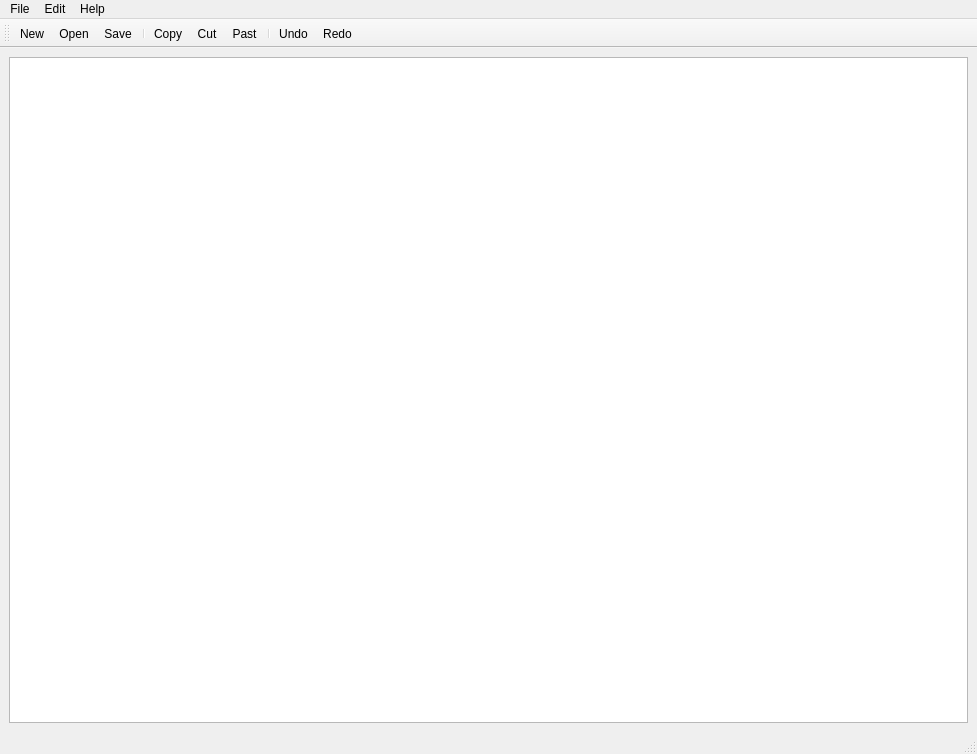
<?xml version="1.0" encoding="UTF-8"?>
<ui version="4.0">
 <class>MainWindow</class>
 <widget class="QMainWindow" name="MainWindow">
  <property name="geometry">
   <rect>
    <x>0</x>
    <y>0</y>
    <width>977</width>
    <height>754</height>
   </rect>
  </property>
  <property name="windowTitle">
   <string>MainWindow</string>
  </property>
  <property name="windowIcon">
   <iconset>
    <normalon>:/newPrefix/images/codepy.png</normalon>
   </iconset>
  </property>
  <widget class="QWidget" name="centralwidget">
   <layout class="QVBoxLayout" name="verticalLayout">
    <item>
     <widget class="QPlainTextEdit" name="plainTextEdit"/>
    </item>
   </layout>
  </widget>
  <widget class="QMenuBar" name="menubar">
   <property name="geometry">
    <rect>
     <x>0</x>
     <y>0</y>
     <width>977</width>
     <height>26</height>
    </rect>
   </property>
   <widget class="QMenu" name="menuFile">
    <property name="title">
     <string>File</string>
    </property>
    <addaction name="actionNew"/>
    <addaction name="actionOpen"/>
    <addaction name="actionSave"/>
    <addaction name="actionSaveAs"/>
   </widget>
   <widget class="QMenu" name="menuEdit">
    <property name="title">
     <string>Edit</string>
    </property>
    <addaction name="actionCopy"/>
    <addaction name="actionCut"/>
    <addaction name="actionPast"/>
    <addaction name="separator"/>
    <addaction name="actionUndo"/>
    <addaction name="actionRedo"/>
   </widget>
   <widget class="QMenu" name="menuHelp">
    <property name="title">
     <string>Help</string>
    </property>
   </widget>
   <addaction name="menuFile"/>
   <addaction name="menuEdit"/>
   <addaction name="menuHelp"/>
  </widget>
  <widget class="QStatusBar" name="statusbar"/>
  <widget class="QToolBar" name="toolBar">
   <property name="windowTitle">
    <string>toolBar</string>
   </property>
   <attribute name="toolBarArea">
    <enum>TopToolBarArea</enum>
   </attribute>
   <attribute name="toolBarBreak">
    <bool>false</bool>
   </attribute>
   <addaction name="actionNew"/>
   <addaction name="actionOpen"/>
   <addaction name="actionSave"/>
   <addaction name="separator"/>
   <addaction name="actionCopy"/>
   <addaction name="actionCut"/>
   <addaction name="actionPast"/>
   <addaction name="separator"/>
   <addaction name="actionUndo"/>
   <addaction name="actionRedo"/>
  </widget>
  <action name="actionNew">
   <property name="icon">
    <iconset resource="syntexEditor.qrc">
     <normaloff>:/newPrefix/images/New.png</normaloff>:/newPrefix/images/New.png</iconset>
   </property>
   <property name="text">
    <string>New</string>
   </property>
  </action>
  <action name="actionOpen">
   <property name="icon">
    <iconset resource="syntexEditor.qrc">
     <normaloff>:/newPrefix/images/Open.png</normaloff>:/newPrefix/images/Open.png</iconset>
   </property>
   <property name="text">
    <string>Open</string>
   </property>
  </action>
  <action name="actionSave">
   <property name="icon">
    <iconset resource="syntexEditor.qrc">
     <normaloff>:/newPrefix/images/Save.png</normaloff>:/newPrefix/images/Save.png</iconset>
   </property>
   <property name="text">
    <string>Save</string>
   </property>
  </action>
  <action name="actionSaveAs">
   <property name="text">
    <string>Save As</string>
   </property>
  </action>
  <action name="actionUndo">
   <property name="icon">
    <iconset resource="syntexEditor.qrc">
     <normaloff>:/newPrefix/images/Undo.png</normaloff>:/newPrefix/images/Undo.png</iconset>
   </property>
   <property name="text">
    <string>Undo</string>
   </property>
  </action>
  <action name="actionRedo">
   <property name="icon">
    <iconset resource="syntexEditor.qrc">
     <normaloff>:/newPrefix/images/Redo.png</normaloff>:/newPrefix/images/Redo.png</iconset>
   </property>
   <property name="text">
    <string>Redo</string>
   </property>
  </action>
  <action name="actionCopy">
   <property name="icon">
    <iconset resource="syntexEditor.qrc">
     <normaloff>:/newPrefix/images/Copy.png</normaloff>:/newPrefix/images/Copy.png</iconset>
   </property>
   <property name="text">
    <string>Copy</string>
   </property>
  </action>
  <action name="actionCut">
   <property name="icon">
    <iconset resource="syntexEditor.qrc">
     <normaloff>:/newPrefix/images/Cut.png</normaloff>:/newPrefix/images/Cut.png</iconset>
   </property>
   <property name="text">
    <string>Cut</string>
   </property>
  </action>
  <action name="actionPast">
   <property name="icon">
    <iconset resource="syntexEditor.qrc">
     <normaloff>:/newPrefix/images/paste.png</normaloff>:/newPrefix/images/paste.png</iconset>
   </property>
   <property name="text">
    <string>Past</string>
   </property>
  </action>
 </widget>
 <resources>
  <include location="syntexEditor.qrc"/>
 </resources>
 <connections/>
</ui>
